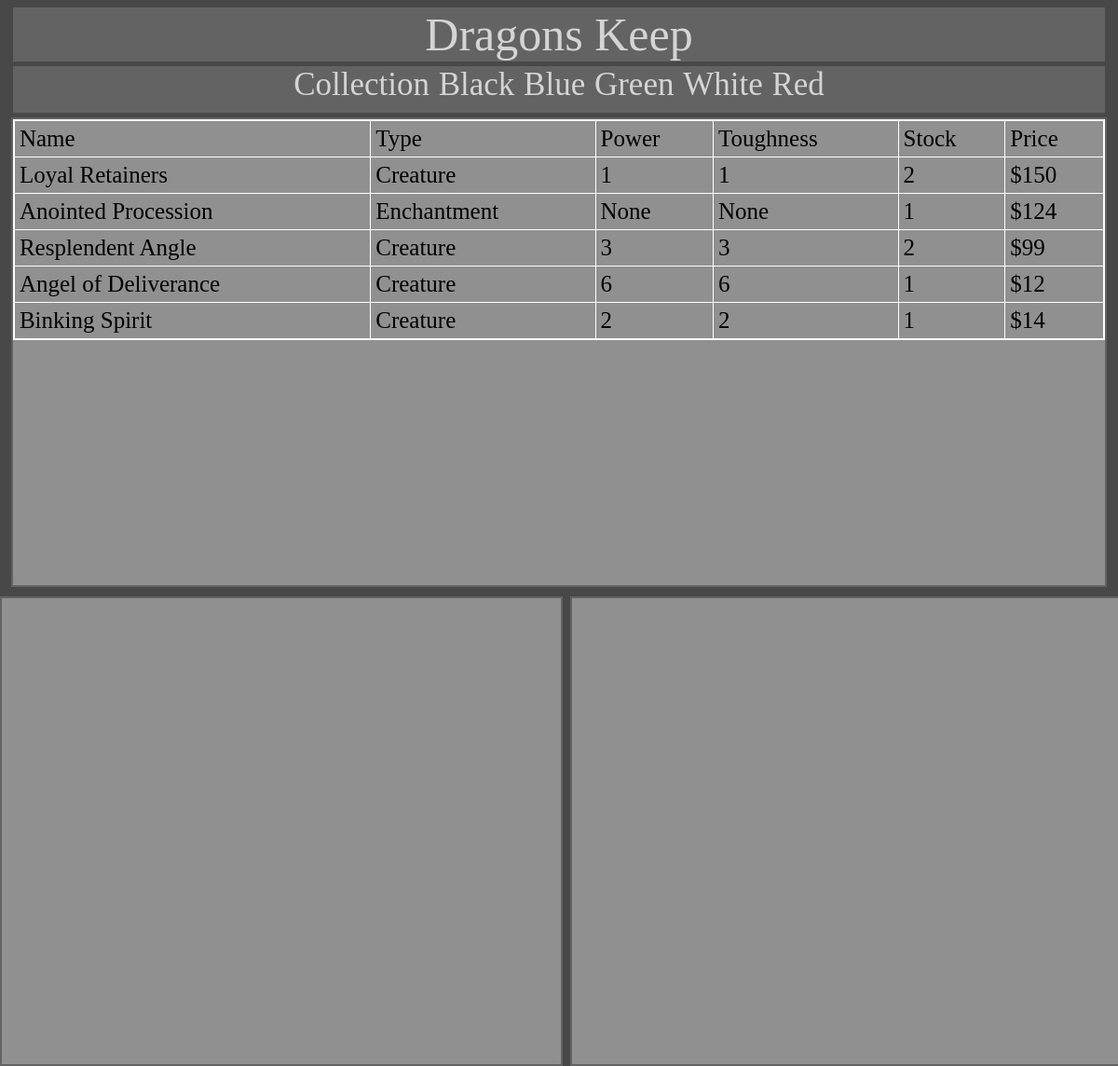
The page /white on the database its author committed.
### tables this page shows
CREATE TABLE "MTG_DATABASE"
(
    id        integer not null
        constraint MTG_DATBAS_pk
            primary key autoincrement,
    name      text    not null,
    type      text    not null,
    power     integer,
    toughness integer,
    stock     integer not null,
    price     integer not null,
    colour    text    not null,
    rarity    text    not null
);

### app.py (the view)
@app.route('/white')
def render_white():
    query = "SELECT name, type, power, toughness, stock, price FROM MTG_DATABASE WHERE colour = ?"
    connection = create_connection(DATABASE)
    cursor = connection.cursor()
    cursor.execute(query, ("White",))
    data_list = cursor.fetchall()
    print(data_list)
    return render_template('white.html', data=data_list)

### app.py (called while the page is built)
def create_connection(db_file):
    try:
        connection = sqlite3.connect(db_file)
        return connection
    except Error as e:
        print(e)
        return None

### templates/white.html
{% extends 'base.html' %}
{% block main %}
        <table>
        <thead>
            <tr>
                <td>Name</td>
                <td>Type</td>
                <td>Power</td>
                <td>Toughness</td>
                <td>Stock</td>
                <td>Price</td>
            </tr>
        </thead>
        <tbody>
            {% for row in data %}
                <tr>
                    <td>  {{  row[0] }}  </td>
                    <td>  {{  row[1] }}  </td>
                    <td>  {{  row[2] }}  </td>
                    <td>  {{  row[3] }}  </td>
                    <td>  {{  row[4] }}  </td>
                    <td>  ${{  row[5] }}</td>
                </tr>
            {% endfor %}
        </tbody>
    </table>
{% endblock %}

### static/CSS/styles.css (style rules this page uses)
table { border: 2px solid #ffffff; width: 100%; border-collapse: collapse; }
th, td { border: 1px solid #ffffff; padding: 5px; font-size: 25px; }

### rows shown on the page
MTG_DATABASE: name "Loyal Retainers", type "Creature", power "1", toughness "1", stock "2", price "150"
MTG_DATABASE: name "Anointed Procession", type "Enchantment", row "None", stock "1", price "124"
MTG_DATABASE: name "Resplendent Angle", type "Creature", power "3", toughness "3", stock "2", price "99"
MTG_DATABASE: name "Angel of Deliverance", type "Creature", power "6", toughness "6", stock "1", price "12"
MTG_DATABASE: name "Binking Spirit", type "Creature", power "2", toughness "2", stock "1", price "14"
